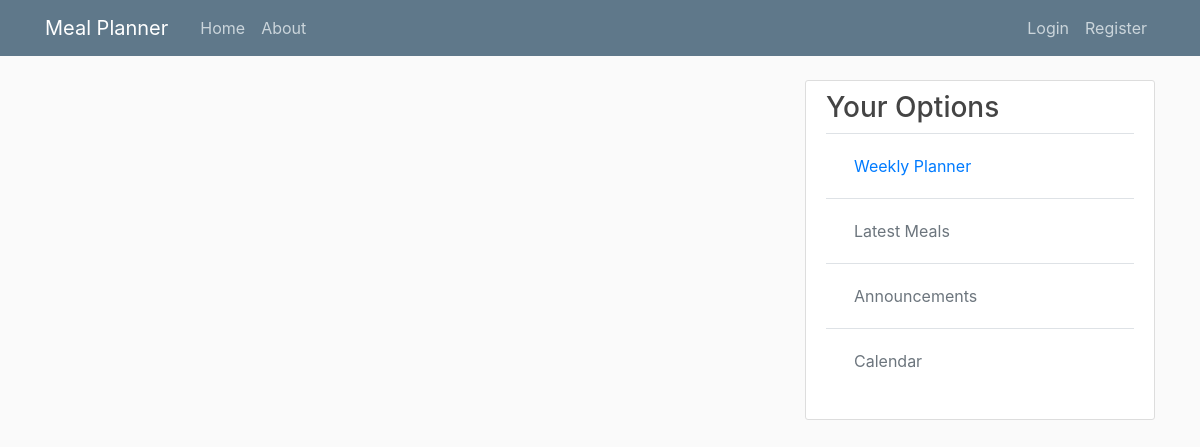
Page /home on the earlier database version.
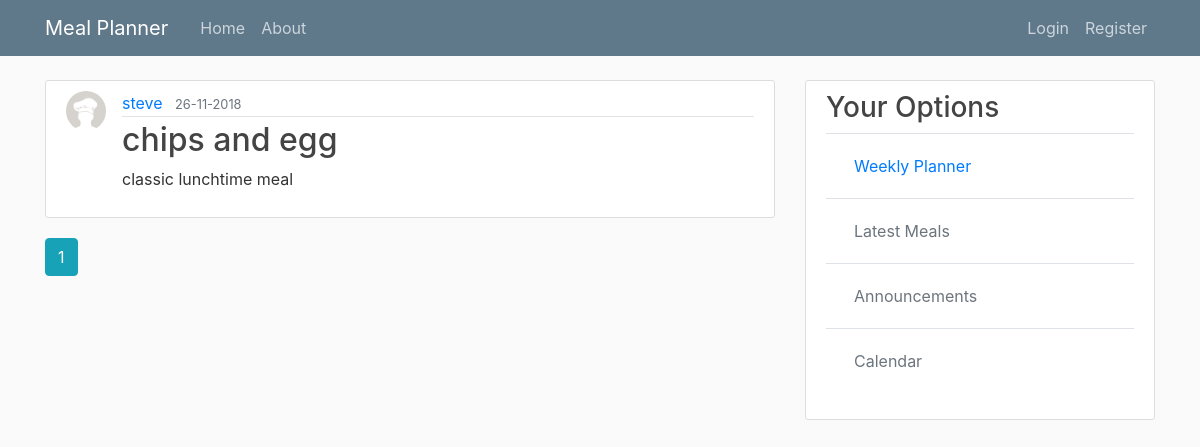
Same page on the later database version.
### mymeal/models.py (models this page shows, shortened)
class Recipe(db.Model):
    id = db.Column(db.Integer, primary_key=True)
    title = db.Column(db.String(100), nullable=False)
    date_posted = db.Column(db.DateTime, nullable=False, default=datetime.utcnow)
    description = db.Column(db.Text, nullable=False)
    serves = db.Column(db.Integer, nullable=False, default='01')
    recipe_type = db.Column(db.String(15), nullable=False)
    ingredients = db.relationship('Ingredient', backref='meal', lazy=True)
    user_id = db.Column(db.Integer, db.ForeignKey('user.id'), nullable=False)
    recipe_book = db.Column(db.String(100))
    recipe_book_page = db.Column(db.Integer, default='01')

class User(db.Model, UserMixin):
    id = db.Column(db.Integer, primary_key=True)
    username = db.Column(db.String(20), unique=True, nullable=False)
    email = db.Column(db.String(120), unique=True, nullable=False)
    image_file = db.Column(db.String(20), nullable=False, default='default.png')
    password = db.Column(db.String(60), nullable=False)
    recipes = db.relationship('Recipe', backref='author', lazy=True)
    weekly_meal_plan = db.relationship('Mealplan', backref='creator', lazy=True)
    meal_plan_count = db.Column(db.Integer, default='0', nullable=False)

### mymeal/main/routes.py (the view)
@main.route('/')
@main.route('/home')
def home():
    page = request.args.get('page', 1, type=int)
    recipes = Recipe.query.order_by(Recipe.date_posted.desc()).paginate(page=page, per_page=5)
    return render_template('home.html', title='Home', recipes=recipes)

### mymeal/templates/home.html
{% extends 'layout.html' %}
{% block content %}
    {% for recipe in recipes.items %}
        <article class="media content-section">
            <img class="rounded-circle article-img" src="{{ url_for('static', filename='profile_pics/' + recipe.author.image_file) }}">
          <div class="media-body">
            <div class="article-metadata">
              <a class="mr-2" href="{{ url_for('users.user_recipes', username=recipe.author.username) }}">{{ recipe.author.username }}</a>
              <small class="text-muted">{{ recipe.date_posted.strftime('%d-%m-%Y') }}</small>
            </div>
            <h2><a class="article-title" href="{{ url_for('recipes.recipe', recipe_id=recipe.id) }}">{{ recipe.title }}</a></h2>
            <p class="article-content">{{ recipe.description }}</p>
          </div>
        </article>
    {% endfor %}
    {% for page_num in recipes.iter_pages(left_edge=1, right_edge=1, left_current=1, right_current=2) %}
        {% if page_num %}
            {% if recipes.page == page_num %}
                <a class="btn btn-info mb-4" href="{{ url_for('main.home', page=page_num) }}">{{ page_num }}</a>
            {% else %}
                <a class="btn btn-outline-info mb-4" href="{{ url_for('main.home', page=page_num) }}">{{ page_num }}</a>
            {% endif %}
        {% else %}
            ...
        {% endif %}
    {% endfor %}
{% endblock %}

### mymeal/templates/layout.html (shortened to what this page needs)
<!DOCTYPE html>
<html>
<head>
    <link rel="stylesheet" href="https://stackpath.bootstrapcdn.com/bootstrap/4.1.3/css/bootstrap.min.css">
    <link rel="stylesheet" type="text/css" href="{{ url_for('static', filename='main.css') }}">
</head>
<body>
    <header class="site-header">
      <nav class="navbar navbar-expand-md navbar-dark bg-steel fixed-top">
        <div class="container">
          <a class="navbar-brand mr-4" href="/">Meal Planner</a>
          <div class="collapse navbar-collapse" id="navbarToggle">
            <div class="navbar-nav mr-auto">
              <a class="nav-item nav-link" href="{{ url_for('main.home') }}">Home</a>
              <a class="nav-item nav-link" href="{{ url_for('main.about') }}">About</a>
            </div>
            <div class="navbar-nav">
                {% if current_user.is_authenticated %}
                    <a class="nav-item nav-link" href="{{ url_for('recipes.new_recipe') }}">Create Recipe</a>
                    <a class="nav-item nav-link" href="{{ url_for('users.account') }}">Account</a>
                    <a class="nav-item nav-link" href="{{ url_for('users.logout') }}">Logout</a>
                    <img class="rounded-circle  article-img" src="{{ url_for('static', filename='profile_pics/' + current_user.image_file) }}">
                {% else %}
                  <a class="nav-item nav-link" href="{{ url_for('users.login') }}">Login</a>
                  <a class="nav-item nav-link" href="{{ url_for('users.register') }}">Register</a>
                {% endif %}
            </div>
          </div>
        </div>
      </nav>
    </header>
    <main role="main" class="container">
      <div class="row">
        <div class="col-md-8">
            {% block content %}{% endblock %}
        </div>
        <div class="col-md-4">
            <div class="content-section">
            <h3>Your Options</h3>
                <table class="table table-hover">
                  <tbody>
                    <tr>
                      <td>
                          <a class="nav-item nav-link" href="{{ url_for('weekly.new_week') }}">Weekly Planner</a>
                      </td>
                    </tr>
                    <tr>
                      <td>
                          <a class="nav-item nav-link disabled" href="#">Latest Meals</a>
                      </td>
                    </tr>
                    <tr>
                      <td>
                          <a class="nav-item nav-link disabled" href="#">Announcements</a>
                      </td>
                    </tr>
                    <tr>
                      <td>
                          <a class="nav-item nav-link disabled" href="#">Calendar</a>
                      </td>
                    </tr>
                  </tbody>
                </table>
          </div>
        </div>
      </div>
    </main>
</body>
</html>

### mymeal/static/main.css (style rules this page uses)
body { background: #fafafa; color: #333333; margin-top: 5rem; }
h1, h2, h3, h4, h5, h6 { color: #444444; }
.bg-steel { background-color: #5f788a; }
.site-header .navbar-nav .nav-link { color: #cbd5db; }
.content-section { background: #ffffff; padding: 10px 20px; border: 1px solid #dddddd; border-radius: 3px; margin-bottom: 20px; }
.article-title { color: #444444; }
.article-content { white-space: pre-line; }
.article-img { height: 40px; width: 40px; margin-right: 16px; }
.article-metadata { padding-bottom: 1px; margin-bottom: 4px; border-bottom: 1px solid #e3e3e3 }

Differences in the rows shown:
added Recipe: image_file (placeholder picture), author.username "steve", date_posted "26-11-2018", title "chips and egg", description "classic lunchtime meal"
Other differences:
new list line: "1"
